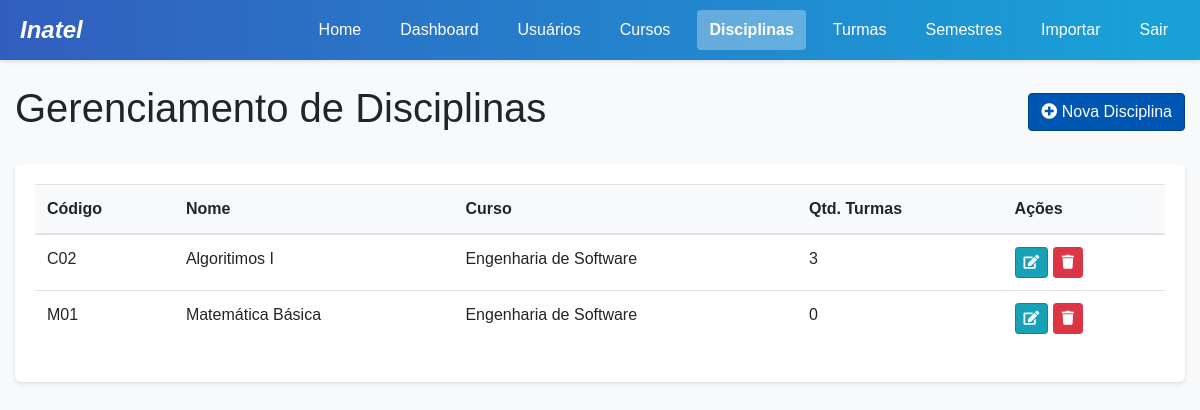
The page /custom-admin/disciplines/ (signed in) on the database as committed earlier.
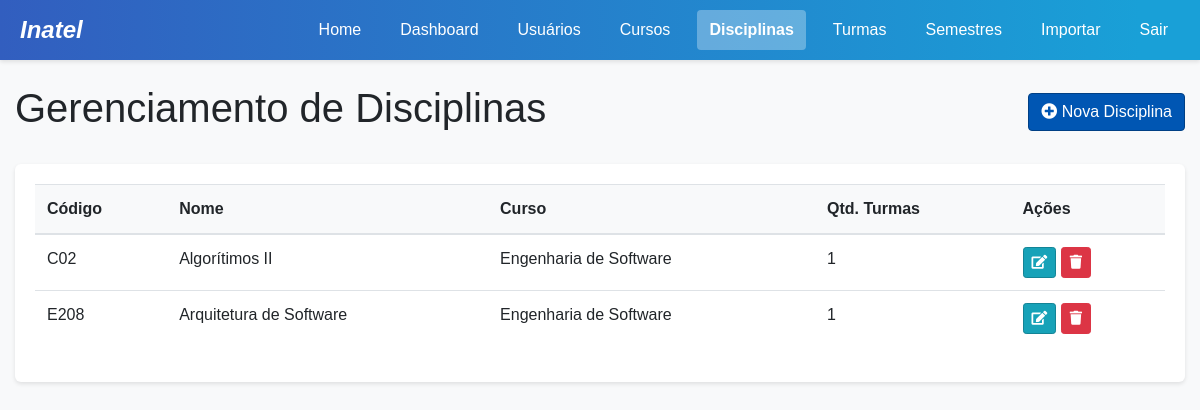
The same page on the database as committed later.
### project/models.py (models this page shows, shortened)
class Disciplina(models.Model):
    id = models.AutoField(primary_key=True)
    nome = models.CharField(max_length=100)
    codigo = models.CharField(max_length=20)
    curso = models.ForeignKey(Curso, on_delete=models.CASCADE, related_name='disciplinas')

class Curso(models.Model):
    id = models.AutoField(primary_key=True)
    nome = models.CharField(max_length=100)

### project/views.py (the view)
    def wrapper(request, *args, **kwargs):
        if "user_type" not in request.session or "user_id" not in request.session:
            messages.error(
                request, "Você precisa estar logado para acessar esta página."
            )
            return redirect("login")
        user_type = request.session["user_type"]
        user_id = request.session["user_id"]
        try:
            if user_type == "aluno":
                Aluno.objects.get(idAluno=user_id)
            elif user_type == "professor":
                Professor.objects.get(idProfessor=user_id)
            elif user_type == "coordenador":
                Coordenador.objects.get(id=user_id)
            elif user_type == "admin":
                from .models import Admin
                Admin.objects.get(id=user_id)
            else:
                messages.error(request, "Tipo de usuário não reconhecido.")
                request.session.flush()
                return redirect("login")
        except Exception:
            messages.error(
                request,
                "Sua sessão expirou ou é inválida. Por favor, faça login novamente.",
            )
            request.session.flush()
            return redirect("login")
        return view_func(request, *args, **kwargs)

### project/context_processors.py (called while the page is built)
def user_data(request):
    context = {
        'user_type': request.session.get('user_type'),
        'user_id': request.session.get('user_id'),
        'username': request.session.get('username'),
    }
    if 'user_type' in request.session:
        notificacoes = obter_notificacoes_usuario(request)
        context['notificacoes_nao_lidas'] = notificacoes.filter(lida=False)
        context['notificacoes_count'] = context['notificacoes_nao_lidas'].count()
    return context

### project/utils.py (called while the page is built)
def obter_notificacoes_usuario(request):
    from .models import Notificacao, Aluno, Professor, Coordenador, Admin
    user_type = request.session.get('user_type')
    user_id = request.session.get('user_id')
    if not user_type or not user_id:
        return Notificacao.objects.none()
    if user_type == 'aluno':
        return Notificacao.objects.filter(aluno_id=user_id)
    elif user_type == 'professor':
        return Notificacao.objects.filter(professor_id=user_id)
    elif user_type == 'coordenador':
        return Notificacao.objects.filter(coordenador_id=user_id)
    elif user_type == 'admin':
        return Notificacao.objects.filter(admin_id=user_id)
    return Notificacao.objects.none()

### project/templates/admin/disciplines.html (shortened to what this page needs)
<!DOCTYPE html>
<html lang="pt-br">
<head>
    {% load static %}
    <link rel="stylesheet" href="https://stackpath.bootstrapcdn.com/bootstrap/4.5.2/css/bootstrap.min.css">
    <link rel="stylesheet" href="{% static 'css/main.css' %}">
    <link rel="stylesheet" href="https://cdnjs.cloudflare.com/ajax/libs/font-awesome/5.15.3/css/all.min.css">
</head>
<body>
    {% include '_header.html' %}
    <div class="container mt-4">
        <div class="d-flex justify-content-between align-items-center mb-4">
            <h1>Gerenciamento de Disciplinas</h1>
            <button class="btn btn-primary" data-toggle="modal" data-target="#createDisciplineModal">
                <i class="fas fa-plus-circle"></i> Nova Disciplina
            </button>
        </div>
        <div class="card">
            <div class="card-body">
                <div class="table-responsive">
                    <table class="table table-hover">
                        <thead>
                            <tr>
                                <th>Código</th>
                                <th>Nome</th>
                                <th>Curso</th>
                                <th>Qtd. Turmas</th>
                                <th>Ações</th>
                            </tr>
                        </thead>
                        <tbody>
                            {% for disciplina in disciplinas %}
                                <tr>
                                    <td>{{ disciplina.codigo }}</td>
                                    <td>{{ disciplina.nome }}</td>
                                    <td>{{ disciplina.curso.nome }}</td>
                                    <td>{{ disciplina.turmas.count }}</td>
                                    <td>
                                        <button class="btn btn-sm btn-info edit-discipline" data-toggle="modal" data-target="#editDisciplineModal"
                                                data-id="{{ disciplina.id }}" data-nome="{{ disciplina.nome }}" data-codigo="{{ disciplina.codigo }}" data-curso-id="{{ disciplina.curso.id }}">
                                            <i class="fas fa-edit"></i>
                                        </button>
                                        <button class="btn btn-sm btn-danger delete-discipline" data-toggle="modal" data-target="#deleteDisciplineModal"
                                                data-id="{{ disciplina.id }}" data-nome="{{ disciplina.nome }}">
                                            <i class="fas fa-trash"></i>
                                        </button>
                                    </td>
                                </tr>
                            {% empty %}
                                <tr>
                                    <td colspan="5" class="text-center">Nenhuma disciplina cadastrada.</td>
                                </tr>
                            {% endfor %}
                        </tbody>
                    </table>
                </div>
            </div>
        </div>
    </div>
</body>
</html>

Rows that differ between the two databases and show on the page:
changed Disciplina: nome "Algoritimos I" → "Algorítimos II"; turmas.count "3" → "1"
changed Disciplina: codigo "M01" → "E208"; nome "Matemática Básica" → "Arquitetura de Software"; turmas.count "0" → "1"
